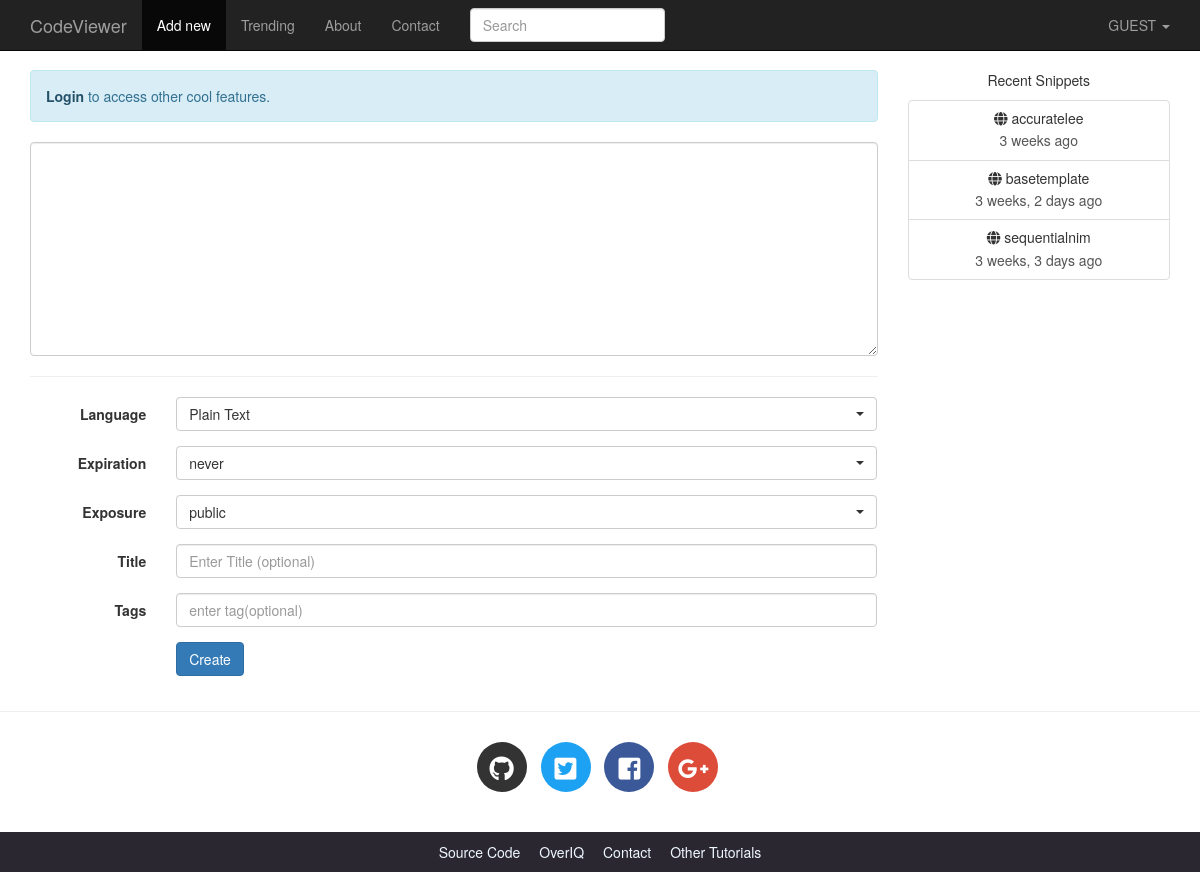
The page / on the database its author committed.
### codeviewer/models.py (models this page shows, shortened)
class Language(models.Model):
    name=models.CharField(max_length=100)
    lang_code=models.CharField(max_length=100,unique=True)
    slug=models.SlugField(max_length=100,unique=True)
    mime=models.CharField(max_length=100)
    file_extension=models.CharField(max_length=10)
    created_on=models.DateTimeField(auto_now_add=True)
    updated_on=models.DateTimeField(auto_now=True)
    def __str__(self):
        return self.name
    class Meta:
        ordering=['name']

class Snippet(models.Model):
    title=models.CharField(max_length=100,blank=True)
    orig_code=models.TextField()
    high_code=models.TextField(help_text='readonly field')
    slug=models.SlugField(max_length=100,unique=True,help_text='readonly field')
    expiration=models.CharField(max_length=10,choices=Preference.expiration_choices)
    exposure=models.CharField(max_length=10,choices=Preference.exposure_choices)
    hits=models.IntegerField(default=0,help_text='readonly field')
    created_on=models.DateTimeField(auto_now_add=True)
    user=models.ForeignKey(User,on_delete=models.CASCADE)
    language=models.ForeignKey(Language,on_delete=models.CASCADE)
    tag=models.ManyToManyField('Tag',blank=True)
    def get_absolute_url(self):
        return reverse('codeviewer:snippetdetail',args=[self.slug])
    class Meta:
        ordering=['-created_on']

### codeviewer/views.py (the view)
# urls.py: path('',views.index,name='index'),
def index(request):
    if request.method ==  'POST':
        f = SnippetForm(request,request.POST)
        if f.is_valid():
            snippet = f.save(request)
            return redirect(reverse('codeviewer:snippetdetail', args=[snippet.slug]))
    else:
        f = SnippetForm(request)
    return render(request, 'codeviewer/index.html', {'form': f})

### codeviewer/context_processors.py (called while the page is built)
def recent_snippet(request):
    return dict(recent_snippet=Snippet.objects.filter(exposure='public').order_by('-id')[:8])

### codeviewer/templates/codeviewer/index.html (shortened to what this page needs)
{% extends 'codeviewer/base.html' %}
{% load static %}
{% block main %}
    <form action="" class="form-horizontal" method="post">
        {{ form.orig_code }}
        <hr>
        <div class="form-group">
            <label for="{{ form.language.id_for_label }}" class="col-sm-2 control-label">Language</label>
            <div class="col-lg-10 col-md-10 col-sm-10">
                {{ form.language }}
            </div>
        </div>
        <div class="form-group">
            <label for="{{ form.expiration.id_for_label }}" class="col-sm-2  control-label">Expiration</label>
            <div class="col-lg-10 col-md-10 col-sm-10">
                {{ form.expiration }}
            </div>
        </div>
        <div class="form-group">
            <label for="{{ form.exposure.id_for_label }}" class="col-sm-2  control-label">Exposure</label>
            <div class="col-lg-10 col-md-10 col-sm-10">
                {{ form.exposure }}
            </div>
        </div>
        <div class="form-group">
            <label for="{{ form.title.id_for_label }}" class="col-sm-2  control-label">Title</label>
            <div class="col-lg-10 col-md-10 col-sm-10">
                {{ form.title }}
            </div>
        </div>
        <div class="form-group">
            <label for="{{ form.snippet_tag.id_for_label }}" class="col-sm-2  control-label">Tags</label>
            <div class="col-lg-10 col-md-10 col-sm-10">
                {{ form.snippet_tag }}
            </div>
        </div>
        <div class="form-group">
            <label for="inputEmail3" class="col-sm-2 control-label"></label>
            <div class="col-lg-10 col-md-10 col-sm-10">
                <button type="submit" class="btn btn-primary">Create</button>
            </div>
        </div>
    </form>
{% endblock %}

### codeviewer/templates/codeviewer/base.html (shortened to what this page needs)
<!DOCTYPE html>
<html lang="en">
<head>
    {% load static %}
    {% load humanize %}
    <link rel="stylesheet" href="{% static 'codeviewer/css/bootstrap.min.css' %}" >
    <link rel="stylesheet" href="{% static 'codeviewer/css/bootstrap-select.min.css' %}" >
    <link href="https://use.fontawesome.com/releases/v5.0.7/css/all.css" rel="stylesheet">
    <link rel="stylesheet" href="{% static 'codeviewer/css/main.css' %}">
    <link rel="stylesheet" href="{% static 'codeviewer/css/default.css' %}">
</head>
<body>
<nav class="navbar navbar-default navbar-inverse navbar-fixed-top">
    <div class="container">
        <div class="navbar-header">
            <a class="navbar-brand" href="{% url 'codeviewer:index' %}">CodeViewer</a>
        </div>
        <div class="collapse navbar-collapse" id="bs-example-navbar-collapse-1">
            <ul class="nav navbar-nav">
                <li {% if request.path == '/' %}class='active'{% endif %} >
                    <a href="{% url 'codeviewer:index' %}">Add new</a>
                </li>
                <li {% if request.path == '/trending/' %}class='active'{% endif %}>
                    <a href="{%url 'codeviewer:trendingsnippet' %}">Trending<span class="sr-only">(current)</span></a>
                </li>
                <li {% if request.path == '/about/' %}class='active'{% endif %}>
                    <a href="">About</a>
                </li>
                <li {% if request.path == '/contact/' %}class='active'{% endif %}>
                    <a href="{%url 'codeviewer:contact' %}">Contact</a>
                </li>
            </ul>
            <form action="{% url 'codeviewer:search' %}" class="navbar-form navbar-left" method="get">
                <div class="form-group">
                    <input type="text" name="query" class="form-control" placeholder="Search" value="{{request.GET.query}}">
                </div>
            </form>
            <ul class="nav navbar-nav navbar-right">
                <li class="dropdown">
                    <a href="#" class="dropdown-toggle" data-toggle="dropdown" role="button"
                       aria-haspopup="true" aria-expanded="false">
                        {% if request.user.is_authenticated %}
                            {{ request.user.username|upper }}
                        {% else %}
                            GUEST
                        {% endif %}
                        <span class="caret"></span>
                    </a>
                </li>
            </ul>
        </div>
    </div>
</nav>
<div class="container">
    <div class="row">
        <div class="col-lg-9 col-md-9">
            {% if not request.user.is_authenticated and not request.path == '/login/'  %}
                <p class="alert alert-info">
                    <a href="{% url 'codeviewer:login' %}?next={{request.path}}" class="alert-link">Login</a> to access other cool features.
                </p>
            {% endif %}
            {% block main %}{% endblock %}
        </div>
        <div class="col-lg-3 col-md-3 text-center hidden-sm hidden-xs">
            <p>Recent Snippets</p>
            <div class="list-group">
              {% for recent in recent_snippet %}
                <a href="{{ recent.get_absolute_url }}" class="list-group-item">
                    <h5 class="list-group-item-heading"><span class="fas fa-globe"
                        "></span> {{ recent.title }}</h5>
                    <p class="list-group-item-text">{{ recent.created_on|naturaltime }}</p>
                </a>
                {% endfor %}
                </div>
          </div>
    </div>
</div>
<hr>
<footer>
    <div class="social-icons">
        <div class="container text-center">
            <ul class="list-inline">
                <li class="list-inline-item social-github">
                    <a href="https://github.com/">
                        <i class="fab fa-github"></i>
                    </a>
                </li>
                <li class="list-inline-item social-twitter">
                    <a href="https://twitter.com/">
                        <i class="fab fa-twitter-square"></i>
                    </a>
                </li>
                <li class="list-inline-item social-facebook">
                    <a href="https://www.facebook.com/">
                        <i class="fab fa-facebook-square"></i>
                    </a>
                </li>
                <li class="list-inline-item social-google-plus">
                    <a href="https://plus.google.com/">
                        <i class="fab fa-google-plus-g"></i>
                    </a>
                </li>
            </ul>
        </div>
    </div>
    <div class="main-footer">
        <div class="container text-center">
            <ul>
                <li><a href="#">Source Code</a></li>
                <li><a href="#">OverIQ</a></li>
                <li><a href="#">Contact</a></li>
                <li><a href="#">Other Tutorials</a></li>
            </ul>
        </div>
    </div>
</footer>
</body>
</html>

### codeviewer/static/codeviewer/css/main.css (style rules this page uses)
body { padding-top: 70px; }
.social-icons { margin: 30px 0; }
footer .social-icons ul.list-inline li a { display: block; width: 50px; height: 50px; color: #fff; border-radius: 100%; font-size: 25px; line-height: 50px; }
footer .social-icons ul.list-inline li.social-github a { background-color: #333; transition: all .2s ease-in-out; }
footer .social-icons ul.list-inline li.social-twitter a { background-color: #1da1f2; transition: all .2s ease-in-out; }
footer .social-icons ul.list-inline li.social-facebook a { background-color: #3b5998; transition: all .2s ease-in-out; }
footer .social-icons ul.list-inline li.social-google-plus a { background-color: #dd4b39; transition: all .2s ease-in-out; }
.main-footer { background-color: #2a2730; }
.main-footer ul { margin-top: 10px; padding-left: 0; }
.main-footer li { display: inline; }
.main-footer li a { color: aliceblue; }
.main-footer li+ li { margin-left: 15px; }

### rows shown on the page
Language: language "Plain Text"
Snippet: expiration "never", title "sequentialnim", created_on "3 weeks, 3 days ago"
Snippet: title "accuratelee", created_on "3 weeks ago"
Snippet: title "basetemplate", created_on "3 weeks, 2 days ago"
